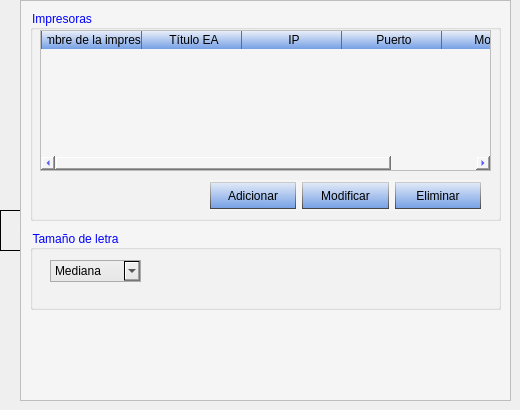
    <widget class="QWidget" name="page_5">
     <widget class="QFrame" name="frame_9">
      <property name="geometry">
       <rect>
        <x>0</x>
        <y>210</y>
        <width>21</width>
        <height>41</height>
       </rect>
      </property>
      <property name="styleSheet">
       <string notr="true">background-color: qconicalgradient(cx:0.663, cy:0.511, angle:90.9, stop:0.351648 rgba(255, 255, 255, 0), stop:0.664773 rgba(255, 255, 255, 0), stop:0.670455 rgba(240, 240, 240, 255), stop:0.823864 rgba(240, 240, 240, 255), stop:0.829545 rgba(255, 255, 255, 0));</string>
      </property>
      <property name="frameShape">
       <enum>QFrame::StyledPanel</enum>
      </property>
      <property name="frameShadow">
       <enum>QFrame::Raised</enum>
      </property>
     </widget>
     <widget class="QFrame" name="frame_15">
      <property name="geometry">
       <rect>
        <x>20</x>
        <y>0</y>
        <width>491</width>
        <height>401</height>
       </rect>
      </property>
      <property name="styleSheet">
       <string notr="true">background-color: rgb(245, 245, 245);</string>
      </property>
      <property name="frameShape">
       <enum>QFrame::StyledPanel</enum>
      </property>
      <property name="frameShadow">
       <enum>QFrame::Raised</enum>
      </property>
      <widget class="QGroupBox" name="groupBox_32">
       <property name="geometry">
        <rect>
         <x>10</x>
         <y>10</y>
         <width>471</width>
         <height>211</height>
        </rect>
       </property>
       <property name="styleSheet">
        <string notr="true">color: rgb(0, 0, 255);</string>
       </property>
       <property name="title">
        <string>Impresoras</string>
       </property>
       <widget class="QTableWidget" name="tableWidget_6">
        <property name="geometry">
         <rect>
          <x>10</x>
          <y>20</y>
          <width>451</width>
          <height>141</height>
         </rect>
        </property>
        <property name="styleSheet">
         <string notr="true">QHeaderView::section {
    background-color: qlineargradient(spread:pad, x1:0.5, y1:1, x2:0.494, y2:0, stop:0 rgba(117, 160, 229, 255), stop:1 rgba(233, 238, 248, 255));
    color: black;
    padding-left: 5px;
	border:none;
    border-left: 1px solid #6c6c6c;
}

QTableWidget{
	color: black;
}

</string>
        </property>
        <column>
         <property name="text">
          <string>Nombre de la impresora</string>
         </property>
        </column>
        <column>
         <property name="text">
          <string>Título EA</string>
         </property>
        </column>
        <column>
         <property name="text">
          <string>IP</string>
         </property>
        </column>
        <column>
         <property name="text">
          <string>Puerto</string>
         </property>
        </column>
        <column>
         <property name="text">
          <string>Modelo</string>
         </property>
        </column>
       </widget>
       <widget class="QWidget" name="layoutWidget">
        <property name="geometry">
         <rect>
          <x>180</x>
          <y>170</y>
          <width>271</width>
          <height>31</height>
         </rect>
        </property>
        <layout class="QHBoxLayout" name="horizontalLayout_20">
         <item>
          <widget class="QPushButton" name="pushButton_25">
           <property name="minimumSize">
            <size>
             <width>0</width>
             <height>27</height>
            </size>
           </property>
           <property name="styleSheet">
            <string notr="true">QPushButton{
	color: rgb(0, 0, 0);
	background-color: qlineargradient(spread:pad, x1:0.494318, y1:1, x2:0.5, y2:0, stop:0 rgba(116, 159, 229, 255), stop:1 rgba(228, 235, 247, 255));
	border-top: 1px solid rgb(202, 202, 202);
	border-bottom: 1px solid rgb(70, 70, 70);
	border-left: 1px solid qlineargradient(spread:pad, x1:0.505682, y1:1, x2:0.505227, y2:0, stop:0 rgba(70, 70, 70, 255), stop:1 rgba(202, 202, 202, 255));
	border-right: 1px solid qlineargradient(spread:pad, x1:0.505682, y1:1, x2:0.505227, y2:0, stop:0 rgba(70, 70, 70, 255), stop:1 rgba(202, 202, 202, 255));
}

QPushButton:hover{
	color: rgb(0, 0, 0);
	border: none;
	background-color: qlineargradient(spread:pad, x1:0.511, y1:0, x2:0.568, y2:1, stop:0 rgba(116, 159, 229, 255), stop:1 rgba(228, 235, 247, 255));
}

QPushButton:checked{
	color: rgb(0, 0, 0);
	background-color: qlineargradient(spread:pad, x1:0.511, y1:0, x2:0.568, y2:1, stop:0 rgba(116, 159, 229, 255), stop:1 rgba(228, 235, 247, 255));
	border-bottom: 1px solid rgb(202, 202, 202);
	border-top: 1px solid rgb(70, 70, 70);
	border-left: 1px solid qlineargradient(spread:pad, x1:0.5, y1:0, x2:0.488, y2:1, stop:0 rgba(70, 70, 70, 255), stop:1 rgba(202, 202, 202, 255));
	border-right: 1px solid qlineargradient(spread:pad, x1:0.5, y1:0, x2:0.488, y2:1, stop:0 rgba(70, 70, 70, 255), stop:1 rgba(202, 202, 202, 255));
}

QPushButton:disabled{
	color: rgb(136, 136, 136);
	border: 1px solid rgb(167, 167, 167);
	
	background-color: rgb(238, 238, 238);
}
</string>
           </property>
           <property name="text">
            <string>Adicionar</string>
           </property>
          </widget>
         </item>
         <item>
          <widget class="QPushButton" name="pushButton_24">
           <property name="minimumSize">
            <size>
             <width>0</width>
             <height>27</height>
            </size>
           </property>
           <property name="styleSheet">
            <string notr="true">QPushButton{
	color: rgb(0, 0, 0);
	background-color: qlineargradient(spread:pad, x1:0.494318, y1:1, x2:0.5, y2:0, stop:0 rgba(116, 159, 229, 255), stop:1 rgba(228, 235, 247, 255));
	border-top: 1px solid rgb(202, 202, 202);
	border-bottom: 1px solid rgb(70, 70, 70);
	border-left: 1px solid qlineargradient(spread:pad, x1:0.505682, y1:1, x2:0.505227, y2:0, stop:0 rgba(70, 70, 70, 255), stop:1 rgba(202, 202, 202, 255));
	border-right: 1px solid qlineargradient(spread:pad, x1:0.505682, y1:1, x2:0.505227, y2:0, stop:0 rgba(70, 70, 70, 255), stop:1 rgba(202, 202, 202, 255));
}

QPushButton:hover{
	color: rgb(0, 0, 0);
	border: none;
	background-color: qlineargradient(spread:pad, x1:0.511, y1:0, x2:0.568, y2:1, stop:0 rgba(116, 159, 229, 255), stop:1 rgba(228, 235, 247, 255));
}

QPushButton:checked{
	color: rgb(0, 0, 0);
	background-color: qlineargradient(spread:pad, x1:0.511, y1:0, x2:0.568, y2:1, stop:0 rgba(116, 159, 229, 255), stop:1 rgba(228, 235, 247, 255));
	border-bottom: 1px solid rgb(202, 202, 202);
	border-top: 1px solid rgb(70, 70, 70);
	border-left: 1px solid qlineargradient(spread:pad, x1:0.5, y1:0, x2:0.488, y2:1, stop:0 rgba(70, 70, 70, 255), stop:1 rgba(202, 202, 202, 255));
	border-right: 1px solid qlineargradient(spread:pad, x1:0.5, y1:0, x2:0.488, y2:1, stop:0 rgba(70, 70, 70, 255), stop:1 rgba(202, 202, 202, 255));
}

QPushButton:disabled{
	color: rgb(136, 136, 136);
	border: 1px solid rgb(167, 167, 167);
	
	background-color: rgb(238, 238, 238);
}
</string>
           </property>
           <property name="text">
            <string>Modificar</string>
           </property>
          </widget>
         </item>
         <item>
          <widget class="QPushButton" name="pushButton_23">
           <property name="minimumSize">
            <size>
             <width>0</width>
             <height>27</height>
            </size>
           </property>
           <property name="styleSheet">
            <string notr="true">QPushButton{
	color: rgb(0, 0, 0);
	background-color: qlineargradient(spread:pad, x1:0.494318, y1:1, x2:0.5, y2:0, stop:0 rgba(116, 159, 229, 255), stop:1 rgba(228, 235, 247, 255));
	border-top: 1px solid rgb(202, 202, 202);
	border-bottom: 1px solid rgb(70, 70, 70);
	border-left: 1px solid qlineargradient(spread:pad, x1:0.505682, y1:1, x2:0.505227, y2:0, stop:0 rgba(70, 70, 70, 255), stop:1 rgba(202, 202, 202, 255));
	border-right: 1px solid qlineargradient(spread:pad, x1:0.505682, y1:1, x2:0.505227, y2:0, stop:0 rgba(70, 70, 70, 255), stop:1 rgba(202, 202, 202, 255));
}

QPushButton:hover{
	color: rgb(0, 0, 0);
	border: none;
	background-color: qlineargradient(spread:pad, x1:0.511, y1:0, x2:0.568, y2:1, stop:0 rgba(116, 159, 229, 255), stop:1 rgba(228, 235, 247, 255));
}

QPushButton:checked{
	color: rgb(0, 0, 0);
	background-color: qlineargradient(spread:pad, x1:0.511, y1:0, x2:0.568, y2:1, stop:0 rgba(116, 159, 229, 255), stop:1 rgba(228, 235, 247, 255));
	border-bottom: 1px solid rgb(202, 202, 202);
	border-top: 1px solid rgb(70, 70, 70);
	border-left: 1px solid qlineargradient(spread:pad, x1:0.5, y1:0, x2:0.488, y2:1, stop:0 rgba(70, 70, 70, 255), stop:1 rgba(202, 202, 202, 255));
	border-right: 1px solid qlineargradient(spread:pad, x1:0.5, y1:0, x2:0.488, y2:1, stop:0 rgba(70, 70, 70, 255), stop:1 rgba(202, 202, 202, 255));
}

QPushButton:disabled{
	color: rgb(136, 136, 136);
	border: 1px solid rgb(167, 167, 167);
	
	background-color: rgb(238, 238, 238);
}
</string>
           </property>
           <property name="text">
            <string>Eliminar</string>
           </property>
          </widget>
         </item>
        </layout>
       </widget>
      </widget>
      <widget class="QGroupBox" name="groupBox_33">
       <property name="geometry">
        <rect>
         <x>10</x>
         <y>230</y>
         <width>471</width>
         <height>80</height>
        </rect>
       </property>
       <property name="styleSheet">
        <string notr="true">color: rgb(0, 0, 255);</string>
       </property>
       <property name="title">
        <string>Tamaño de letra</string>
       </property>
       <widget class="QComboBox" name="comboBox_14">
        <property name="geometry">
         <rect>
          <x>20</x>
          <y>30</y>
          <width>91</width>
          <height>22</height>
         </rect>
        </property>
        <property name="styleSheet">
         <string notr="true">QComboBox{
	color: rgb(0, 0, 0);
	border: 1px solid rgb(172, 172, 172);
	background-color: qlineargradient(spread:pad, x1:0.494, y1:1, x2:0.5, y2:0, stop:0 rgba(230, 230, 230, 255), stop:1 rgba(239, 239, 239, 255));
	text-align: right;
}

QComboBox:hover{
	color: rgb(0, 0, 0);
	border: 1px solid rgb(86, 157, 229);
	background-color: qlineargradient(spread:pad, x1:0.505682, y1:1, x2:0.511, y2:0, stop:0 rgba(220, 236, 252, 255), stop:1 rgba(234, 243, 252, 255));
}</string>
        </property>
        <item>
         <property name="text">
          <string>Mediana</string>
         </property>
        </item>
       </widget>
      </widget>
     </widget>
    </widget>
